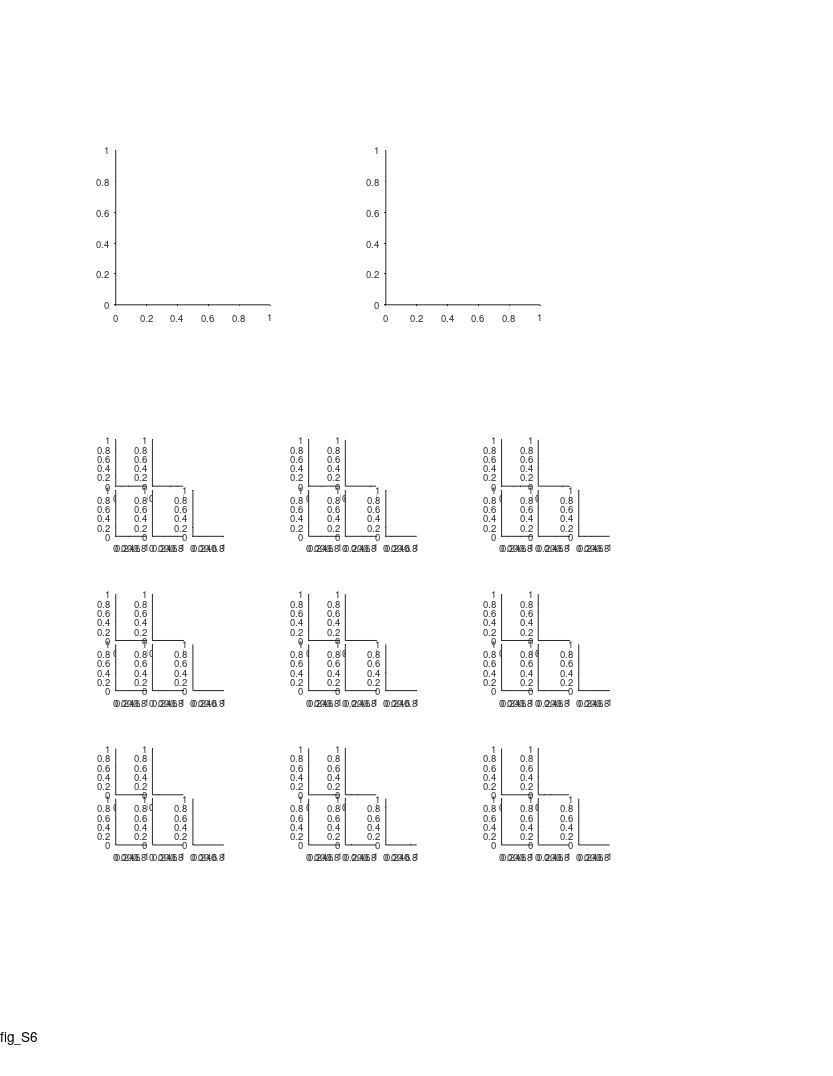

MATLAB code for this plot: (Note: this script raises an error after producing the figure.)
%% Large Scale - fig. supp - spike sorting control

%%
clear 
clc

%% options
% corr_type = 'pearson';
corr_type = 'spearman';

%% define output files
res_dir = 'L:\paper_figures';
mkdir(res_dir)
fig_name_str = 'fig_S6';
fig_caption_str = 'Spike sorting control';
log_name_str = [fig_name_str '_log_file' '.txt'];
log_name_str = strrep(log_name_str , ':', '-');
log_name_str = strrep(log_name_str , ' ', '_');
log_name_out = fullfile(res_dir, log_name_str);

%% open log file
diary off
diary(log_name_out)
diary on
disp('Log file');
disp(['created: ', datestr(clock)]);
disp('======================================================');
disp([fig_name_str ':' fig_caption_str]);
disp('======================================================');
disp('');

%% create figure
% =========================================================================
% figure_size_cm = [21.0 29.7]; % ~A4
figure_size_cm = [21.6 27.9]; % ~US letter
figure ;
% Some WYSIWYG options:
set(gcf,'DefaultAxesFontSize',7);
set(gcf,'DefaultAxesFontName','helvetica');
set(gcf,'DefaultAxesUnits','centimeters');
set(gcf,'PaperType','usletter')
% set(gcf,'PaperType','<custom>');
set(gcf,'PaperUnits','centimeters','PaperPosition',[0 0 figure_size_cm]);
set(gcf,'PaperOrientation','portrait');
set(gcf,'Units','centimeters','Position',get(gcf,'paperPosition')+[0 0 0 0]); % position on screen...
set(gcf, 'Renderer', 'painters');
set(groot, 'defaultAxesTickDir', 'out');
set(groot,  'defaultAxesTickDirMode', 'manual');
annotation('textbox', [0.5 1 0 0], 'String',fig_name_str, 'HorizontalAlignment','center','Interpreter','none', 'FitBoxToText','on');
pause(0.2); % workaround to solve matlab automatically changing the axes positions...

% create panels
panel_A = axes('position', [3  20 4 4]);
panel_B = axes('position', [10 20 4 4]);
panel_C = [];
panle_C_size = [0.8 1.2];
% ch_offsets_x = [0:4].*0.95;
% ch_offsets_x(end) = ch_offsets_x(end-1);
ch_offsets_x = [0 0.95 0 0.95 2];
ch_offsets_y = [1.3 1.3 0 0 0];
for ii=1:3
    for jj=1:3
        for ch=1:4+1
            pos_x = 3 + (ii-1)*5 + ch_offsets_x(ch);
            pos_y = 6 + (jj-1)*4 + ch_offsets_y(ch);
            panel_C(ii,jj,ch) = axes('position', [pos_x pos_y panle_C_size]);
%             text(0.5,0.5,"ch"+ch)
%             plot( squeeze(wvfs(:,1,:)) )
%             set(gca,'Visible','off');
        end
    end
end
panel_C = flipdim(panel_C,2);
panel_C = reshape(panel_C,[9 5]);


%% load population data
% get list of significant cells (at least in one direction)
% ---------------------------------------------------------
prm = PARAMS_GetAll();
cells_t = DS_get_cells_summary();
% choose bats
bats = [79,148,34,9861,2289];
cells_t(~ismember(cells_t.bat, bats ),:) = [];
% choose good clusters from CA1
cells = cellfun(@(c)(cell_load_data(c,'details')), cells_t.cell_ID, 'UniformOutput',0);
cells = [cells{:}];
cells = [cells.details];
cells(~contains({cells.brain_area}, 'CA1')) = [];
cells(~ismember([cells.ClusterQuality], [2])) = [];
% choose pyramidal cells only
cells = cellfun(@(c)(cell_load_data(c,'details','stats')), {cells.cell_ID}, 'UniformOutput',0);
cells = [cells{:}];
stats = [cells.stats];
stats = [stats.all];
cells([stats.meanFR_all]>prm.inclusion.interneuron_FR_thr)=[];
% choose only signif cells (in any direction)
cells_details = [cells.details];
cells = cellfun(@(c)(cell_load_data(c,'details','signif')), {cells_details.cell_ID}, 'UniformOutput',0);
cells = [cells{:}];
signif = cat(1,cells.signif);
signif = arrayfun(@(x)(x.TF), signif);
signif = any(signif,2);
cells(~signif)=[];
cells_details = [cells.details];

% load chosen cells data
cells = cellfun(@(c)(cell_load_data(c,'details','stats','cluster_quality','signif')), {cells_details.cell_ID}, 'UniformOutput',0);
cells = [cells{:}];
CQ = [cells.cluster_quality];
stats = [cells.stats];
stats_all = [stats.all];
stats_dir = cat(1,stats.dir);


%% panel A - No. of fields vs. Isolation index
axes(panel_A);
cla
hold on
text(-0.27,1.1, 'A', 'Units','normalized','FontWeight','bold');

x = [CQ.Isolation_dis_mean];
x = [x;x]';
% y = [stats_all.field_num];
signif_per_dir = arrayfun(@(x)(x.TF), cat(1,cells.signif));
y = arrayfun(@(x)(x.field_num), stats_dir);
y(~signif_per_dir) = nan;

x = x(:)';
y = y(:)';

plot(x, y, '.k');
xlim([0 100])
[r,pval_r]     = corr(x',y','rows','pairwise','type','Pearson');
[rho,pval_rho] = corr(x',y','rows','pairwise','type','Spearman');
fprintf('num_field vs. IsoDist corr: r=%.2f, P=%.2f\n',r,pval_r);
fprintf('num_field vs. IsoDist corr: rho=%.2f, P=%.2f\n',rho,pval_rho);
switch corr_type
    case 'pearson'
        text(1,1,   {sprintf('r = %.3f',r);sprintf('P = %.2f',pval_r)}, ...
            'Units','normalized','HorizontalAlignment','right','VerticalAlignment','top','FontSize',7);
    case 'spearman'
        text(1,1, {['{\rho}' sprintf(' = %.2f',rho)];sprintf('P = %.2f',pval_rho)}, ...
            'Units','normalized','HorizontalAlignment','right','VerticalAlignment','top','FontSize',7);
end

xlabel('Isolation distance','Units','normalized','Position',[0.5 -0.13]);
ylabel({'No. of fields per direction'},'Units','normalized','Position',[-0.15 0.5]);

fprintf('panel A number of cells=%d\n',sum(~isnan(y)))

%% panel B - field size ratio vs. Isolation index
axes(panel_B);
cla
hold on
text(-0.27,1.1, 'B', 'Units','normalized','FontWeight','bold');

x = [CQ.Isolation_dis_mean];
y = [stats_all.field_ratio_LS];
plot(x, y, '.k');
xlim([0 100])
[r,pval_r]     = corr(x',y','rows','pairwise','type','Pearson');
[rho,pval_rho] = corr(x',y','rows','pairwise','type','Spearman');
fprintf('field size ratio vs. IsoDist corr: r=%.2f, P=%.2f\n',r,pval_r);
fprintf('field size ratio vs. IsoDist corr: rho=%.2f, P=%.2f\n',rho,pval_rho);
switch corr_type
    case 'pearson'
        text(1,1,   {sprintf('r = %.3f',r);sprintf('P = %.2f',pval_r)}, ...
            'Units','normalized','HorizontalAlignment','right','VerticalAlignment','top','FontSize',7);
    case 'spearman'
        text(1,1, {['{\rho}' sprintf(' = %.2f',rho)];sprintf('P = %.2f',pval_rho)}, ...
            'Units','normalized','HorizontalAlignment','right','VerticalAlignment','top','FontSize',7);
end
xlabel('Isolation distance','Units','normalized','Position',[0.5 -0.13]);
ylabel({'Field size ratio';'largest/smallest'},'Units','normalized','Position',[-0.15 0.5]);

fprintf('panel B number of cells=%d\n',sum(~isnan(y)))

%% panel C - examples: waveforms of spikes from different fields
cell_examples = {
433;  56;  51;
609; 419; 477;
 57; 628; 337;
};

loggerType_2_fs = containers.Map(...
    {'SpikeLog-16';'MiniBatLog-16'},...
    [29296.875      31250]            );

for ii_cell = 1:length(cell_examples)
    %% load cell data
    cell_ID = cell_examples{ii_cell};
    cell = cell_load_data(cell_ID,'details','fields','stats','spikes','cluster_quality');
    exp = exp_load_data(cell.details.exp_ID,'details');
    c = prm.graphics.colors.flight_directions;
    
    %% arrange spikes data by fields
    fields = cell.fields;
    fields_all = [];
    for ii_dir = 1:2
        if isempty(fields{ii_dir})
            continue
        end
        fields_to_add = fields{ii_dir};
        fields_all = [fields_all fields_to_add];
    end
    fields_all([fields_all.in_low_speed_area]) = [];
    fields = fields_all;
    
    [~,maxch] = max(max(mean(cell.spikes.waveforms,3),[],1));
    % add spikes waveforms for field struct
    for ii_field = 1:length(fields)
        field = fields(ii_field);
        IX = ismember(cell.spikes.ts,field.spikes_ts);
        fields(ii_field).spikes_wvfs = cell.spikes.waveforms(:,:,IX);
        fields(ii_field).spikes_wvfs_avg = mean(cell.spikes.waveforms(:,:,IX),3);
        fields(ii_field).spikes_wvfs_avg_max = mean(cell.spikes.waveforms(:,maxch,IX),3);
    end

    %% plot waveforms per field (4 channles)
    wvfs = cat(3,fields.spikes_wvfs_avg);
    fs = loggerType_2_fs(exp.details.NeuralLoggerType);
    dt = 1/fs;
    t = (0:31).*dt;
    t = t*1e3; % convert to ms
    xlimits = [0 1];
    m1 = min(wvfs,[],'all');
    m2 = max(wvfs,[],'all');
    ylimits = [m1 m2];
    for ch=1:4
        axes(panel_C(ii_cell,ch));
        cla
        plot(t, squeeze(wvfs(:,ch,:)) )
        set(gca,'Visible','off');
        xlim(xlimits)
        ylim(ylimits)
    end
    
    % scale bars
    axes(panel_C(ii_cell,5));
    cla
    hold on
    
    scale_ms = 1;
    scale_uV = 100;
    if scale_uV > ylimits(2)
        error('largest channel amplitude is smaller than the chosen scale bar!')
    end
    plot([0 1]*scale_ms,[0 0], 'k-', 'LineWidth', 1.5);
    plot([1 1]*scale_ms,[0 scale_uV], 'k-', 'LineWidth', 1.5);
    text(0.5*scale_ms,  -0.18*range(ylimits),  sprintf('%dms',scale_ms),      'HorizontalAlignment','center', 'VerticalAlignment','middle', 'FontSize', 8);
    text(1.1*scale_ms,  0.5*scale_uV,         sprintf('%d  {\\mu}V',scale_uV), 'HorizontalAlignment','left', 'VerticalAlignment','middle', 'FontSize', 8);
    set(gca,'Visible','off');
    xlim(xlimits)
    ylim(ylimits)
    
    axes(panel_C(ii_cell,1));
    text(0.1,1.8, sprintf('Cell %d',ii_cell),...
            'Units','normalized','HorizontalAlignment','left','FontSize',8);
    text(0.1,1.5, sprintf('Isolation distance = %.3g', cell.cluster_quality.Isolation_dis_mean),...
        'Units','normalized','HorizontalAlignment','left','FontSize',8);
	text(0.1,1.2, sprintf('N fields = %d', size(wvfs,3) ),...
            'Units','normalized','HorizontalAlignment','left','FontSize',8);
end
axes(panel_C(1,2));
text(-2.5,2, 'C', 'Units','normalized','FontWeight','bold');


%% print/save the figure
fig_name_out = fullfile(res_dir, sprintf('%s__corr_type_%s',fig_name_str,corr_type));
print(gcf, fig_name_out, '-dpdf', '-cmyk', '-painters');
% print(gcf, fig_name_out, '-dtiff', '-cmyk', '-painters');
% saveas(gcf , fig_name_out, 'fig');
disp('figure was successfully saved to pdf/tiff/fig formats');


